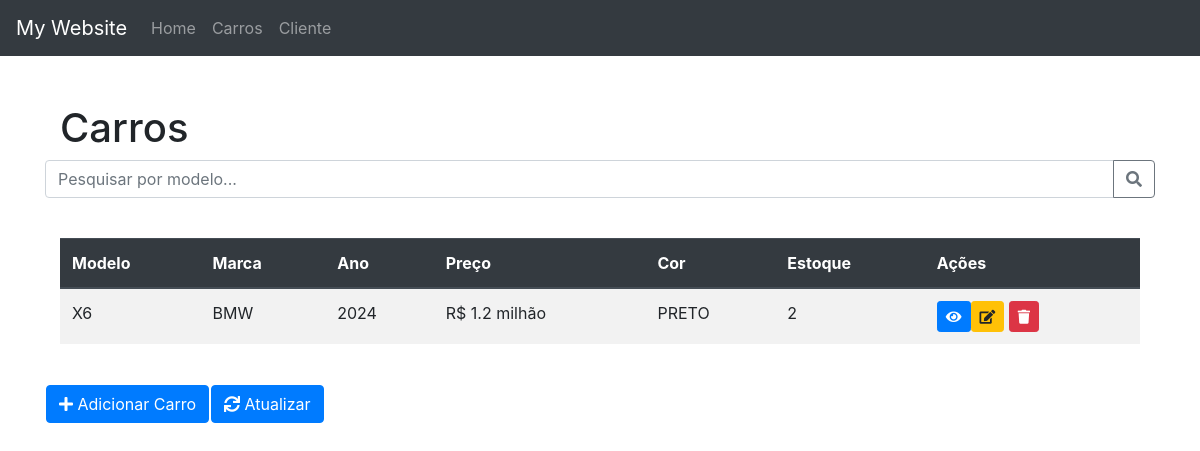
The app's page /carros/, older data.
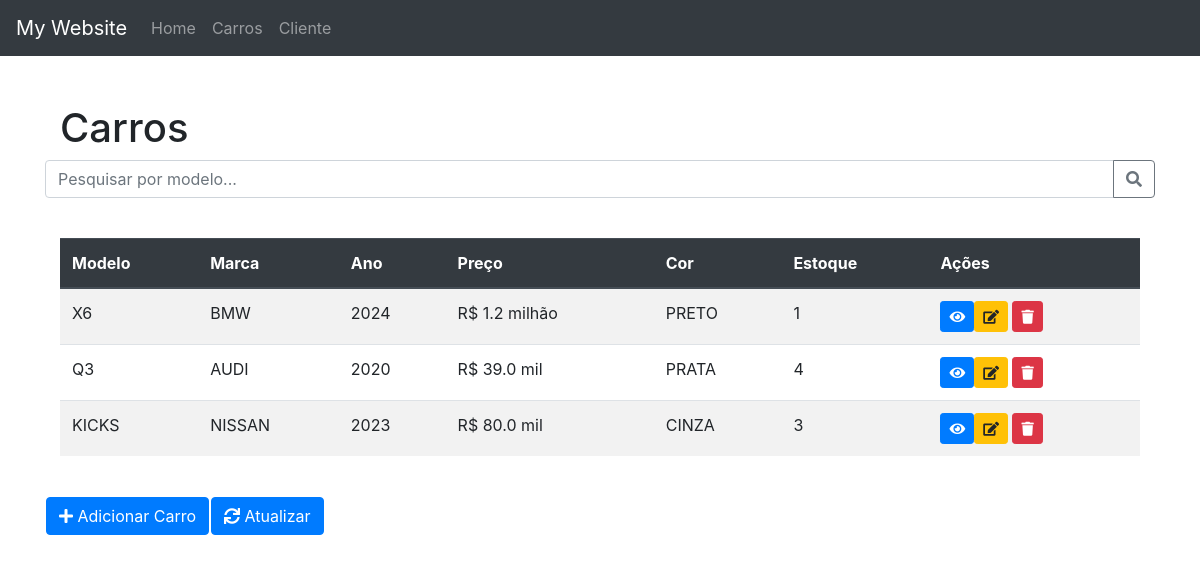
The same page, newer data.
### carros/models.py (models this page shows, shortened)
class Carro(models.Model):
    marca = models.CharField(max_length=100)
    modelo = models.CharField(max_length=100)
    ano = models.IntegerField()
    preco = models.FloatField()
    cor = models.CharField(max_length=100)
    data_criacao = models.DateTimeField(auto_now_add=True)
    estoque = models.IntegerField()
    imagem = models.ImageField(upload_to='carros', null=True, blank=True)

### carros/views.py (the view)
# urls.py: path('', views.listar_carros, name='listar_carros'),
def listar_carros(request):
    carros = Carro.objects.all()
    for carro in carros:
        carro.preco_formatado = formatar_preco(carro.preco)
    return render(request, 'listar_carros.html', {'carros': carros})

### carros/utils.py (called while the page is built)
def formatar_preco(preco):
    if preco >= 1000000:
        return f'R$ {preco / 1000000:.1f} milhão'
    elif preco >= 1000:
        return f'R$ {preco / 1000:.1f} mil'
    else:
        return f'R$ {preco:.2f}'

### carros/templates/listar_carros.html (shortened to what this page needs)
{% extends 'basic.html' %}
{% load static %}
{% block css %}
<link rel="stylesheet" href="{% static 'carros/css/carros.css' %}">
{% endblock %}
{% block content %}
<div class="container mt-5">
    <div class="row mb-3">
        <div class="col-md-6">
            <h1>Carros</h1>
        </div>
        <div class="input-group">
            <input type="text" name="q" class="form-control" id="query" placeholder="Pesquisar por modelo...">
            <div class="input-group-append">
                <button type="submit" onclick="pesquisar_carro()" class="btn btn-outline-secondary">
                    <i class="fas fa-search"></i>
                </button>
            </div>
        </div>
    </div>
    <br>
    <table class="table table table-striped table-hover" id='hidden' >
        <thead class="thead-dark">
            <tr>
                <th>Modelo</th>
                <th>Marca</th>
                <th>Ano</th>
                <th>Preço</th>
                <th>Cor</th>
                <th>Estoque</th>
                <th>Ações</th>
            </tr>
        </thead>
        <tbody>
            {% for carro in carros %}
                <tr>
                    <td>{{ carro.modelo }}</td>
                    <td>{{ carro.marca }}</td>
                    <td>{{ carro.ano }}</td>
                    <td>{{ carro.preco_formatado }}</td>
                    <td>{{ carro.cor }}</td>
                    <td>{{ carro.estoque }}</td>
                    <td>
                        <a href="{% url 'carro' carro.id %}" class="btn btn-primary btn-sm">
                            <i class="fas fa-eye"></i>
                        <a href="{% url 'editar_carro' carro.id %}" class="btn btn-warning btn-sm">
                            <i class="fas fa-edit"></i>
                        </a>
                        <a onclick="apagar_carro({{ carro.id }})" class="btn btn-danger btn-sm">
                            <i class="fas fa-trash"></i>
                        </a>
                </tr>
            {% endfor %}
        </tbody>
    </table>
</div>
<br>
<table>
    <tr>
        <td>
            <a href="{% url 'criar_carro' %}" class="btn btn-primary">
                <i class="fas fa-plus"></i> Adicionar Carro
            </a>
        </td>
        <td>
            <a href="{% url 'listar_carros' %}" class="btn btn-primary">
                <i class="fas fa-sync"></i> Atualizar
            </a>
        </td>
    </tr>
{% endblock %}

Row changes from the older to the newer data that the page shows:
changed Carro "BMW": estoque "2" → "1"
added Carro: modelo "Q3", marca "AUDI", ano "2020", preco_formatado "R$ 39.0 mil", cor "PRATA", estoque "4"
added Carro: modelo "KICKS", marca "NISSAN", ano "2023", preco_formatado "R$ 80.0 mil", cor "CINZA", estoque "3"
